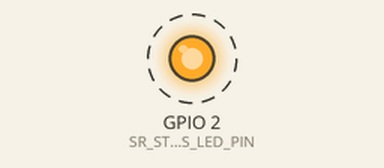
A program run on a simulated ESP32. Shown: output pins drawn as LEDs (lit = HIGH). Dashed ring = blinking. What the program prints to the serial monitor is not drawn.

Above: at 0.7 s.
Timing chart, 0 to 3.2 s (numbered marks = the images above):
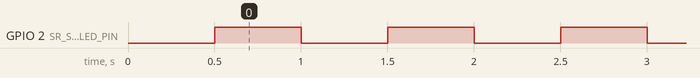

Measured:
- by itself, GPIO 2 (SR_STATUS_LED_PIN): alternates HIGH for 0.50 s and LOW for 0.50 s

The program:

main.cpp
```cpp
// SmartReptile sensor node — M1 skeleton (§03-implementation/04, roadmap M1 task 1.5).
//
// What this firmware does today:
//   * boots, logs its identity and the compile-time configuration,
//   * blinks the status LED so the board can be identified on the bench,
//   * runs a 1 Hz tick that will host the sampler task.
//
// What M2 adds (the TODOs below are the plan, not decoration):
//   * sensor drivers (SHT31 / BH1750 / LTR390 / DS18B20) behind an ISensor interface,
//   * the filter chain and the ring buffer write,
//   * Wi-Fi provisioning + NTP, then the MQTT/TLS transport with LWT and back-fill.
//
// Design rule this file must keep: no thresholds, no severity, no alert decisions. The device reports values,
// quality flags, faults and health only (ADR-005) — that is what lets bands be edited without reflashing.

#include <Arduino.h>

#include "sr_config.h"
#include "filters.h"
#include "payload.h"
#include "ring_buffer.h"

namespace {

sr::storage::RingBuffer g_ringBuffer;
sr::filter::FilterResult g_lastTemperatureFilter;

uint32_t g_lastSampleMs = 0;
uint32_t g_lastLedToggleMs = 0;
uint32_t g_sequence = 0;
bool g_ledOn = false;

/// Placeholder for the sampling pipeline. M2 replaces the synthetic values with real sensor reads followed by
/// `sr::filter::applyChain`, then pushes the record into the ring buffer and lets the transport task publish it.
sr::storage::SampleRecord takeSample(uint32_t nowMs) {
    sr::storage::SampleRecord record{};

    record.epoch = 0;                     // M2: NTP time; SR_Q_CLOCK_UNSYNCED is set until the first sync
    record.sequence = ++g_sequence;
    record.qualityFlags = sr::payload::QualityFirstAfterBoot;

#if SR_BENCH_MODE
    // Bench mode: a smooth synthetic curve so the server pipeline can be exercised without hardware
    // (§07-appendices/04 §6). This never ships (SR_BENCH_MODE = 0 in the release build).
    const float phase = static_cast<float>(nowMs % 86400000UL) / 86400000.0f;
    const float temperature = 28.0f + (1.5f * sinf(phase * 2.0f * PI));
    const float humidity = 35.0f + (5.0f * sinf(phase * 4.0f * PI));
    const float lux = (phase > 0.3f && phase < 0.8f) ? 1500.0f : 0.0f;

    record.tempCx100 = sr::payload::encodeCenti(temperature);
    record.rhx100 = static_cast<uint16_t>(sr::payload::encodeCenti(humidity));
    record.lux = static_cast<uint32_t>(lux);
    record.surfaceCx100 = sr::storage::kNoSurfaceReading;
#else
    // Real hardware path: fill in M2.
    record.tempCx100 = sr::payload::encodeCenti(0.0f);
    record.rhx100 = static_cast<uint16_t>(sr::payload::encodeCenti(0.0f));
    record.lux = 0;
    record.surfaceCx100 = sr::storage::kNoSurfaceReading;
#endif

    return record;
}

void logConfiguration() {
    Serial.println();
    Serial.println(F("-------------------------------------------------------------"));
    Serial.print(F("SmartReptile node  fw "));
    Serial.println(F(SR_FW_VERSION));
    Serial.print(F("bench mode: "));
    Serial.println(SR_BENCH_MODE ? F("ON (synthetic sensors)") : F("off (real sensors)"));
    Serial.print(F("sampling interval: "));
    Serial.print(SR_SAMPLING_INTERVAL_SEC);
    Serial.println(F(" s"));
    Serial.print(F("ring buffer: "));
    Serial.print(sr::storage::RingBuffer::kCapacity);
    Serial.print(F(" samples = "));
    Serial.print(sr::storage::RingBuffer::serializedSize(sr::storage::RingBuffer::kCapacity) / 1024);
    Serial.println(F(" KB"));
    Serial.print(F("I2C: SDA="));
    Serial.print(SR_I2C_SDA);
    Serial.print(F(" SCL="));
    Serial.print(SR_I2C_SCL);
    Serial.print(F("  1-Wire: GPIO"));
    Serial.println(SR_ONE_WIRE_PIN);
    Serial.println(F("M2 next: sensor drivers, Wi-Fi provisioning + claim code, MQTT/TLS transport"));
    Serial.println(F("-------------------------------------------------------------"));
}

void updateStatusLed(uint32_t nowMs) {
    // A single LED has to say four things, so it blinks in patterns rather than pretending to be a screen.
    if (nowMs - g_lastLedToggleMs < 500) {
        return;
    }

    g_lastLedToggleMs = nowMs;
    g_ledOn = !g_ledOn;
    digitalWrite(SR_STATUS_LED_PIN, g_ledOn ? HIGH : LOW);
}

}  // namespace

void setup() {
    Serial.begin(115200);
    delay(200);  // let the USB-serial bridge attach before the first line is printed

    pinMode(SR_STATUS_LED_PIN, OUTPUT);
    pinMode(SR_FACTORY_RESET_PIN, INPUT_PULLUP);

    g_ringBuffer.clear();
    g_lastSampleMs = millis();

    logConfiguration();
}

void loop() {
    const uint32_t nowMs = millis();

    updateStatusLed(nowMs);

    // 1 Hz tick; the sample is emitted every SR_SAMPLING_INTERVAL_SEC (M2 moves this into a FreeRTOS task
    // pinned to core 1, with the transport task on core 0 — §03-implementation/04 §1).
    if (nowMs - g_lastSampleMs >= (SR_SAMPLING_INTERVAL_SEC * 1000UL)) {
        g_lastSampleMs = nowMs;

        const sr::storage::SampleRecord record = takeSample(nowMs);
        g_ringBuffer.push(record);

        Serial.print(F("sample seq="));
        Serial.print(record.sequence);
        Serial.print(F(" buf="));
        Serial.print(g_ringBuffer.size());
        Serial.print(F("/"));
        Serial.print(sr::storage::RingBuffer::kCapacity);
        Serial.print(F(" dropped="));
        Serial.print(g_ringBuffer.droppedCount());
        Serial.print(F(" flags=0x"));
        Serial.println(record.qualityFlags, HEX);
    }
}
```

sr_config.h
```cpp
// Firmware configuration shared by both environments (§03-implementation/04 §2, §07-appendices/04 §2).
//
// Rules of thumb for this file:
//   * No business rules live here. Thresholds, severity and alert decisions belong to the server (ADR-005) —
//     the firmware only reports values, quality flags, faults and health.
//   * Everything a test needs to assert on is a plain constant or a pure function, not a hardware call.

#pragma once

// ---------------------------------------------------------------------------------------------
// Identity and version
// ---------------------------------------------------------------------------------------------
#ifndef SR_FW_VERSION
#define SR_FW_VERSION "0.1.0-dev"
#endif

// ---------------------------------------------------------------------------------------------
// Timing
// ---------------------------------------------------------------------------------------------
#define SR_SAMPLING_INTERVAL_SEC 60   // FR-06 default; overridable by the `set_config` command
#define SR_MIN_SAMPLING_INTERVAL_SEC 10
#define SR_MAX_SAMPLING_INTERVAL_SEC 300
#define SR_HEALTH_INTERVAL_SEC 300
#define SR_SAMPLE_TICK_MS 1000

// Number of raw reads per sample that are combined by the median filter (ADR-014).
#define SR_FILTER_SAMPLES 5
#define SR_FILTER_SPACING_MS 50

// EMA smoothing factor applied after the median (0 < alpha <= 1; 0.3 damps noise without hiding trends).
#define SR_EMA_ALPHA 0.3f

// A sample whose readings disagree by more than this multiple of the datasheet noise is flagged as implausible.
#define SR_OUTLIER_NOISE_MULTIPLIER 2.0f

// ---------------------------------------------------------------------------------------------
// Pin map (ESP32 DevKitC v4) — must match §07-appendices/04 §2
// ---------------------------------------------------------------------------------------------
#define SR_I2C_SDA 21
#define SR_I2C_SCL 22
#define SR_ONE_WIRE_PIN 4
#define SR_STATUS_LED_PIN 2
#define SR_FACTORY_RESET_PIN 0       // BOOT button: hold 5 s to clear the secret and re-enter provisioning

// I2C addresses
#define SR_SHT31_ADDRESS 0x44
#define SR_BH1750_ADDRESS 0x23
#define SR_LTR390_ADDRESS 0x53
#define SR_OLED_ADDRESS 0x3C

// ---------------------------------------------------------------------------------------------
// Plausibility bounds (rule V-06). Duplicated from the server's metric dictionary on purpose: obviously
// bad values should be flagged before they consume bandwidth. Both sides must agree.
// ---------------------------------------------------------------------------------------------
#define SR_TEMP_MIN_C (-10.0f)
#define SR_TEMP_MAX_C (60.0f)
#define SR_RH_MIN_PCT (0.0f)
#define SR_RH_MAX_PCT (100.0f)
#define SR_LUX_MIN (0.0f)
#define SR_LUX_MAX (200000.0f)
#define SR_UVI_MIN (0.0f)
#define SR_UVI_MAX (15.0f)
#define SR_SURFACE_TEMP_MIN_C (-10.0f)
#define SR_SURFACE_TEMP_MAX_C (80.0f)

// ---------------------------------------------------------------------------------------------
// Ring buffer: 12 h at 60 s = 720 samples = 23 KB, which is the NFR-03 floor (BR-07.3).
// ---------------------------------------------------------------------------------------------
#define SR_RING_CAPACITY 720
#define SR_BACKFILL_BATCH_MAX 20     // samples per publish while draining the buffer (keeps payloads < 4 KB)
#define SR_PAYLOAD_MAX_BYTES 4096

// ---------------------------------------------------------------------------------------------
// MQTT topics (§07-appendices/03 §3.1)
// ---------------------------------------------------------------------------------------------
#define SR_TOPIC_PREFIX "sr/v1/d"
#define SR_TOPIC_TELEMETRY "telemetry"
#define SR_TOPIC_HEALTH "health"
#define SR_TOPIC_STATUS "status"
#define SR_TOPIC_EVENTS "events"
#define SR_TOPIC_CMD "cmd"
#define SR_TOPIC_ACK "ack"

// ---------------------------------------------------------------------------------------------
// MQTT cadence and backoff (§03-implementation/04 §4)
// ---------------------------------------------------------------------------------------------
#define SR_MQTT_KEEPALIVE_SEC 30
#define SR_MQTT_RECONNECT_MIN_MS 2000
#define SR_MQTT_RECONNECT_MAX_MS 60000
#define SR_MQTT_FALLBACK_AFTER_MS 60000   // switch to HTTPS POST after 60 s without an MQTT connection
#define SR_NTP_RESYNC_INTERVAL_SEC 86400

// ---------------------------------------------------------------------------------------------
// Quality flags: defined in lib/firmware_core/payload.h as sr::payload::QualityFlag, so that the
// firmware and the host tests cannot drift apart. The bit values there must match the server's
// QualityFlags enum (backend/.../Readings/QualityFlags.cs).
// ---------------------------------------------------------------------------------------------

// ---------------------------------------------------------------------------------------------
// Bench mode (never released): swaps real sensors for a synthetic profile so the alert path can be
// demonstrated repeatably without heating anything — §07-appendices/04 §6.
// ---------------------------------------------------------------------------------------------
#ifndef SR_BENCH_MODE
#define SR_BENCH_MODE 0
#endif
```
